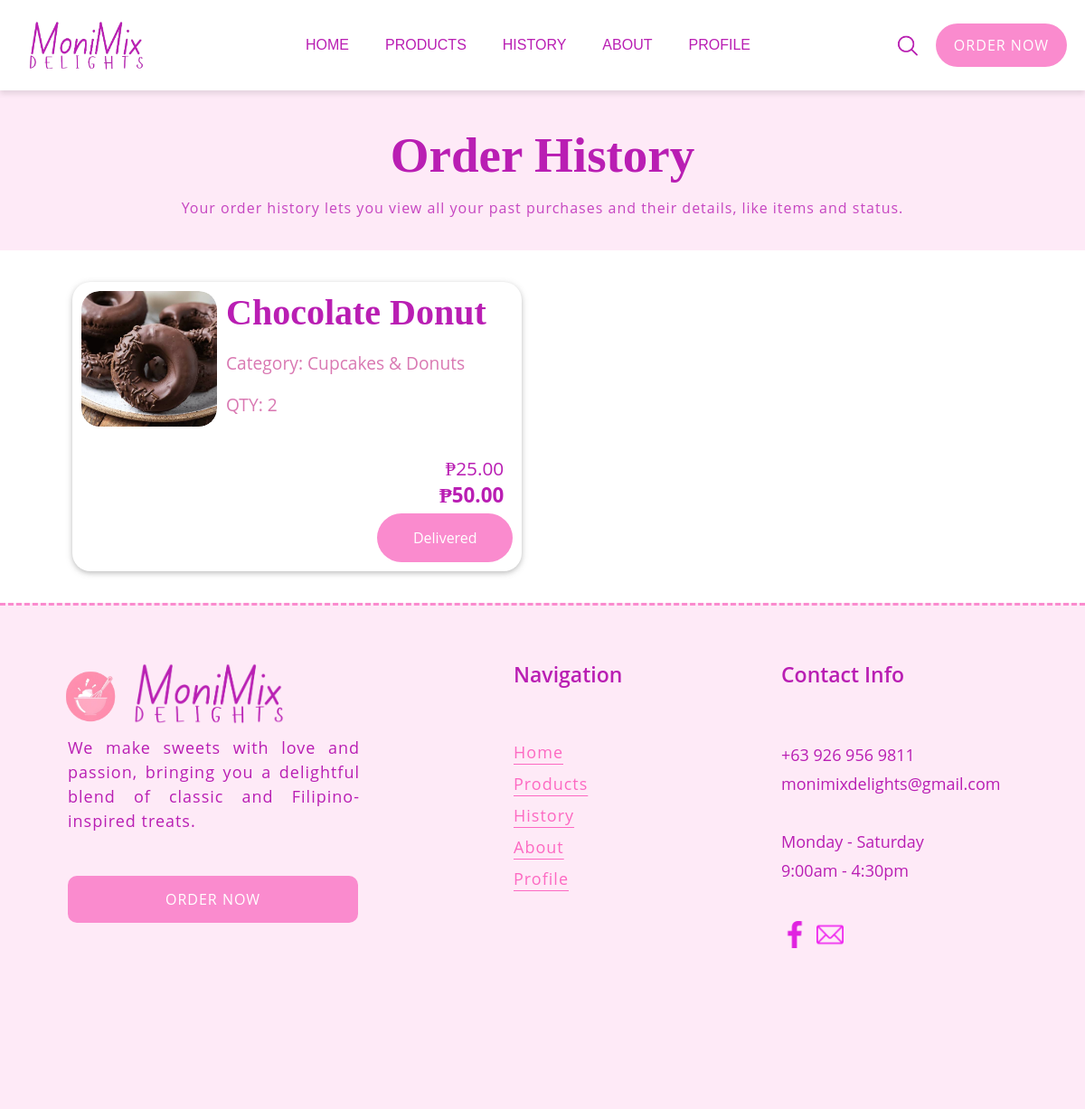
The page /PHP/history.php (signed in) on the database its author committed.
### tables this page shows
CREATE TABLE `tbl_orders` (
  `order_id` int(11) NOT NULL,
  `user_id` int(11) NOT NULL,
  `order_date` timestamp NOT NULL DEFAULT current_timestamp(),
  `total_amount` decimal(10,2) NOT NULL,
  `status` enum('Pending','Delivered','Cancelled') NOT NULL DEFAULT 'Pending'
);

CREATE TABLE `tbl_products` (
  `prod_id` int(11) NOT NULL,
  `prod_name` varchar(50) NOT NULL,
  `prod_price` float NOT NULL,
  `product_description` text NOT NULL,
  `stock_quantity` int(11) NOT NULL,
  `status` enum('Available','Unavailable') NOT NULL DEFAULT 'Available',
  `category_id` int(11) NOT NULL,
  `prod_image` varchar(255) NOT NULL,
  `created_at` timestamp NOT NULL DEFAULT current_timestamp()
);

CREATE TABLE `tbl_categories` (
  `category_id` int(11) NOT NULL,
  `category_name` varchar(50) NOT NULL,
  `category_description` text NOT NULL,
  `category_image` varchar(255) NOT NULL
);

CREATE TABLE `tbl_order_items` (
  `order_item_id` int(11) NOT NULL,
  `order_id` int(11) NOT NULL,
  `prod_id` int(11) NOT NULL,
  `package` enum('Box of 6','Box of 12') NOT NULL,
  `quantity` int(3) NOT NULL,
  `price` decimal(10,2) NOT NULL
);

### PHP/history.php (the view, shortened to what this page needs)
<?php session_start();
$user_id = $_SESSION['user'];
?>
<!DOCTYPE html>
<html lang="en">
<head>
    <link rel="stylesheet" href="../CSS/history.css">
    <link rel="stylesheet" href="../CSS/font.css">
</head>
<body>
    <?php include "header.php" ?>
    <div id="description">
        <p id="h1">Order History</p>
        <p id="p">Your order history lets you view all your past purchases and their details, like items and status.</p>
    </div>
    <div id="container">
        <?php
        $query = "SELECT
                tbl_orders.order_id,
                tbl_orders.order_date,
                tbl_orders.total_amount,
                tbl_orders.status,
                tbl_order_items.order_id,
                tbl_order_items.prod_id,
                tbl_order_items.quantity,
                tbl_order_items.price,
                tbl_products.prod_id,
                tbl_products.category_id,
                tbl_products.prod_name,
                tbl_products.prod_image,
                tbl_categories.category_id,
                tbl_categories.category_name,
                tbl_user.user_id
                FROM tbl_orders
                 INNER JOIN tbl_user ON tbl_user.user_id = tbl_orders.user_id
                 INNER JOIN tbl_order_items ON tbl_orders.order_id = tbl_order_items.order_id
                INNER JOIN tbl_products ON tbl_order_items.prod_id = tbl_products.prod_id
                INNER JOIN tbl_categories ON tbl_products.category_id = tbl_categories.category_id
                WHERE tbl_orders.status = 'Delivered' AND tbl_user.user_id = '$user_id'
                ORDER BY tbl_orders.order_date DESC
                 ";
        $result = mysqli_query($connection, $query);
        if ($result && mysqli_num_rows($result) > 0) {
            while ($row = mysqli_fetch_assoc($result)) {
                $uniqueId = uniqid('popup_');
        ?>
                <div class="card">
                    <div class="photo">
                        <div class="imgCard" data-popup-id="<?php echo $uniqueId; ?>">
                            <img src="../IMG/Products/<?php echo $row['prod_image']; ?>" alt="Product Image">
                        </div>
                    </div>
                    <div class="details">
                        <h2><?php echo $row['prod_name'] ?></h2>
                        <p>Category: <?php echo $row['category_name']; ?></p>
                        <p>QTY: <?php echo $row['quantity']; ?></p>
                    </div>
                    <div id="bottom_text">
                        <p id="subTotal">&#8369;<?php echo $row['price']; ?></p>
                        <p id="total">&#8369;<?php echo $row['total_amount']; ?></p>
                        <button id="deliveredBtn"><?php echo $row['status']; ?></button>
                    </div>
                </div>
        <?php
            }
        } else {
            echo "<p style='width: 100%; text-align: center; color: #B91EB3'>No Delivered Orders.</p>";
        }
        ?>
    </div>
    <?php include "footer.php" ?>
</body>
</html>

### CSS/history.css (style rules this page uses)
* { font-family: 'Open Sans'; color: #B91EB3; }
html { overflow-x: hidden; }
body { margin: 0; width: 100%; background-color: #fff; font-family: 'Open Sans'; }
#description { width: 100%; background-color: #feeaf7; padding: 20px 0; text-align: center; }
#description #p { color: #b91eb4ce; font-size: 16px; font-family: 'Open Sans'; letter-spacing: 1px; }
#description #h1 { color: #B91EB3; margin: 20px 0 0 0; font-size: 55px; font-family: 'apricot'; font-weight: 600; }
#container { width: 100%; padding: 15px; background-color: #fff; display: flex; flex-wrap: wrap; gap: 5px; justify-content: flex-start; padding-left: 80px; }
.card { display: flex; width: calc(50% - 7.5px); width: 45%; height: 40vh; position: relative; font-family: 'Open Sans'; background-color: white; border-radius: 20px; box-shadow: 0 2px 5px 0 rgba(0, 0, 0, 0.16), 0 2px 10px 0 rgba(0, 0, 0, 0.12); margin-right: auto; margin-top: 20px; }
.imgCard { max-height: 150px; width: 150px; border-radius: 20px; position: relative; overflow: hidden; }
.imgCard img { width: 100%; height: auto; border-radius: 20px; transition: 0.3s ease-in-out; }
.photo { padding: 10px; }
.details h2 { font-family: Apricot; color: #B91EB3; font-size: 2.5rem; margin: 10px 0 0 0; }
.details p { color: #d978b2; font-family: 'Open Sans'; font-size: 1.2rem; }
#bottom_text { position: absolute; display: block; color: #B91EB3; bottom: 10px; right: 10px; }
#bottom_text p { display: block; z-index: 10; font-size: 1.3rem; padding-right: 10px; text-align: right; margin: 0; }
#bottom_text #total { font-weight: 700; font-size: 1.4rem; margin-bottom: 5px; }
#deliveredBtn { font-family: 'Open Sans'; background-color: #FA8BCE; color: white; font-size: 1rem; padding: 1rem; width: 150px; border: none; border-radius: 30px; text-align: center; }

### PHP/header.php (style rules this page uses)
* { box-sizing: border-box; }
html { overflow-x: hidden; }
body { width: 100%; margin: 0; }

### rows shown on the page
tbl_orders: tbl_products.prod_image (picture), tbl_products.prod_name "Chocolate Donut", tbl_categories.category_name "Cupcakes & Donuts", tbl_order_items.quantity "2", tbl_order_items.price "25.00", total_amount "50.00", status "Delivered"
